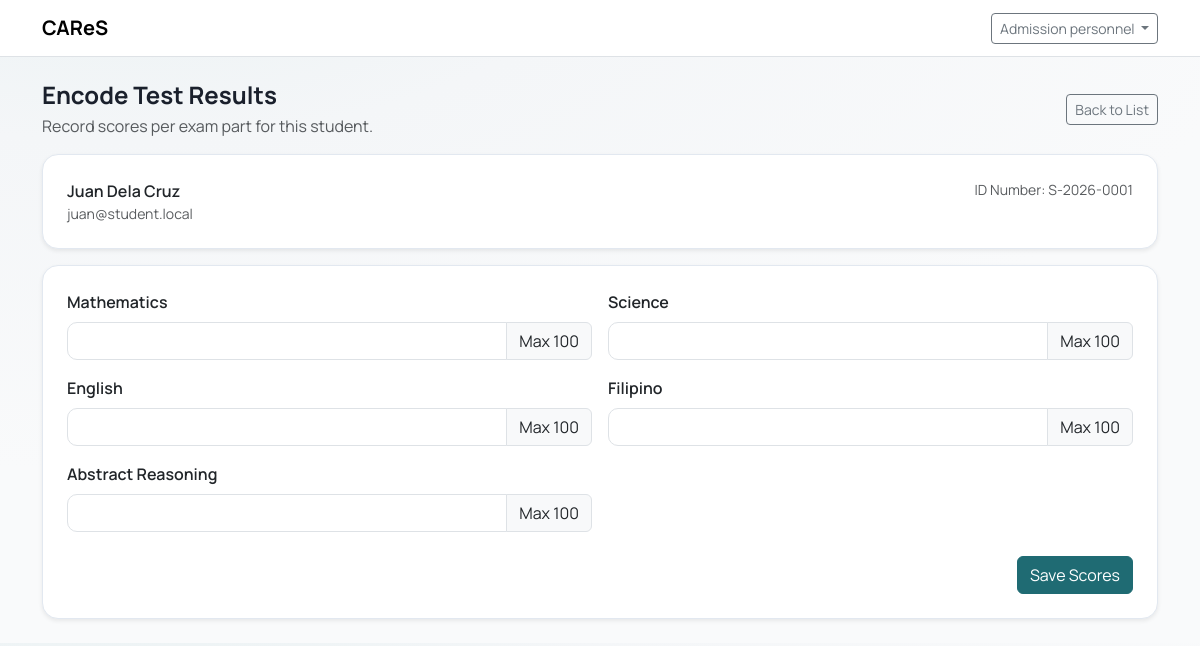
The page /admission/encode/edit?id=1 (signed in) on the database its author committed.
### tables this page shows
CREATE TABLE students (
    id INT UNSIGNED AUTO_INCREMENT PRIMARY KEY,
    id_number VARCHAR(50) NULL,
    name VARCHAR(150) NOT NULL,
    email VARCHAR(150) NOT NULL UNIQUE,
    status ENUM('pending', 'admitted', 'rejected', 'waitlisted') NOT NULL DEFAULT 'pending',
    is_deleted TINYINT(1) NOT NULL DEFAULT 0,
    created_by INT UNSIGNED NULL,
    updated_by INT UNSIGNED NULL,
    created_at TIMESTAMP NOT NULL DEFAULT CURRENT_TIMESTAMP,
    updated_at TIMESTAMP NULL DEFAULT NULL ON UPDATE CURRENT_TIMESTAMP,
    deleted_at DATETIME NULL,
    UNIQUE KEY uk_students_id_number (id_number),
    CHECK (status <> 'admitted' OR id_number IS NOT NULL),
    INDEX idx_students_status (status),
    INDEX idx_students_deleted (is_deleted)
);

CREATE TABLE exam_parts (
    id INT UNSIGNED AUTO_INCREMENT PRIMARY KEY,
    name VARCHAR(100) NOT NULL,
    max_score DECIMAL(6,2) NOT NULL DEFAULT 100.00,
    is_deleted TINYINT(1) NOT NULL DEFAULT 0,
    created_at TIMESTAMP NOT NULL DEFAULT CURRENT_TIMESTAMP,
    updated_at TIMESTAMP NULL DEFAULT NULL ON UPDATE CURRENT_TIMESTAMP,
    deleted_at DATETIME NULL,
    UNIQUE KEY uk_exam_parts_name (name),
    INDEX idx_exam_parts_deleted (is_deleted)
);

### core/View.php (called while the page is built, shortened)
<?php
final class View
{
    public static function render(string $viewPath, array $data = []): void
    {
        require __DIR__ . '/../app/Views/layouts/main.php';
    }
}

### app/Controllers/AdmissionController.php (called while the page is built, shortened)
<?php
final class AdmissionController
{
    public static function editScores(): void
    {
        $id = (int)($_GET['id'] ?? 0);
        $st = Database::pdo()->prepare("SELECT id, id_number, name, email, status FROM students WHERE id = :id AND is_deleted = 0 LIMIT 1");
        $st->execute([':id' => $id]);
        $student = $st->fetch();
        $parts = WeightsService::getExamParts();
        $scoresMap = ScoresService::getStudentScoresMap($id);
        View::render('admission/encode_form', [
            'title' => 'Encode Test Results',
            'student' => $student,
            'parts' => $parts,
            'scoresMap' => $scoresMap,
            'error' => null,
            'success' => flash('success'),
            'mode' => 'encode',
        ]);
    }
}

### core/Router.php (called while the page is built, shortened)
<?php
final class Router
{
    private array $routes = ['GET' => [], 'POST' => []];
    public function get(string $path, callable $handler): void
    {
        $this->routes['GET'][$path] = $handler;
    }
    public function post(string $path, callable $handler): void
    {
        $this->routes['POST'][$path] = $handler;
    }
    public function dispatch(string $method, string $path): void
    {
        $handler = $this->routes[$method][$path] ?? null;
        $handler();
    }
}

### public/index.php (called while the page is built, shortened)
<?php
$router = new Router();
$uri = parse_url($_SERVER['REQUEST_URI'] ?? '/', PHP_URL_PATH) ?: '/';
$path = str_starts_with($uri, BASE_PATH) ? substr($uri, strlen(BASE_PATH)) : $uri;
$path = $path === '' ? '/' : $path;
$method = $_SERVER['REQUEST_METHOD'] ?? 'GET';
$router->get('/', fn() => redirect('/login'));
$router->get('/login', [AuthController::class, 'showLogin']);
$router->post('/login', [AuthController::class, 'login']);
$router->get('/logout', [AuthController::class, 'logout']);
$router->get('/register', [AuthController::class, 'showRegister']);
$router->post('/register', [AuthController::class, 'register']);
$router->get('/verify-email', [AuthController::class, 'showVerifyEmail']);
$router->post('/verify-email', [AuthController::class, 'verifyEmail']);
$router->post('/verify-email/resend', [AuthController::class, 'resendVerifyEmail']);
$router->get('/force-password-change', [AuthController::class, 'showForcePasswordChange']);
$router->post('/force-password-change', [AuthController::class, 'forcePasswordChange']);
$router->get('/forgot-password', [AuthController::class, 'showForgotPassword']);
$router->post('/forgot-password', [AuthController::class, 'forgotPassword']);
$router->get('/reset-password', [AuthController::class, 'showResetPassword']);
$router->post('/reset-password', [AuthController::class, 'resetPassword']);
$router->get('/admin', fn() => redirect('/administrator'));
$router->get('/guidance', fn() => redirect('/admission'));
$router->get('/administrator', [AdminController::class, 'dashboard']);
$router->get('/administrator/accounts', function () {
    RoleMiddleware::requireRole('administrator');
    AccountsController::index();
});
$router->get('/administrator/accounts/create', function () {
    RoleMiddleware::requireRole('administrator');
    AccountsController::create();
});
$router->post('/administrator/accounts/create', function () {
    RoleMiddleware::requireRole('administrator');
    AccountsController::store();
});
$router->get('/administrator/accounts/edit', function () {
    RoleMiddleware::requireRole('administrator');
    AccountsController::edit();
});
$router->post('/administrator/accounts/edit', function () {
    RoleMiddleware::requireRole('administrator');
    AccountsController::update();
});
$router->post('/administrator/accounts/toggle', function () {
    RoleMiddleware::requireRole('administrator');
    AccountsController::toggleActive();
});
$router->post('/administrator/accounts/reset-password', function () {
    RoleMiddleware::requireRole('administrator');
    AccountsController::resetPassword();
});
$router->post('/administrator/accounts/verify', function () {
    RoleMiddleware::requireRole('administrator');
    AccountsController::verify();
});
$router->post('/administrator/accounts/reject', function () {
    RoleMiddleware::requireRole('administrator');
    AccountsController::reject();
});
$router->get('/administrator/matrix', [AdminController::class, 'matrix']);
$router->post('/administrator/matrix', [AdminController::class, 'saveMatrix']);
$router->get('/administrator/scores', [AdminController::class, 'scores']);
$router->get('/administrator/scores/view', [AdminController::class, 'viewScores']);
$router->get('/administrator/results', [AdminController::class, 'results']);
$router->get('/administrator/logs', [AdminController::class, 'logs']);
$router->get('/administrator/reports', [AdminController::class, 'reports']);
$router->get('/administrator/profile', [AdminController::class, 'profile']);
$router->post('/administrator/profile', [AdminController::class, 'updateProfile']);
$router->post('/administrator/profile/password', [AdminController::class, 'updatePassword']);
$router->get('/administrator/students', function () {
    RoleMiddleware::requireRole('administrator');
    AccountsController::students();
});
$router->get('/administrator/students/create', function () {
    RoleMiddleware::requireRole('administrator');
    AccountsController::createStudent();
});
$router->post('/administrator/students/create', function () {
    RoleMiddleware::requireRole('administrator');
    AccountsController::storeStudent();
});
$router->get('/administrator/students/edit', function () {
    RoleMiddleware::requireRole('administrator');
    AccountsController::editStudent();
});
$router->post('/administrator/students/edit', function () {
    RoleMiddleware::requireRole('administrator');
    AccountsController::updateStudent();
});
$router->get('/admission', [AdmissionController::class, 'dashboard']);
$router->get('/admission/encode', [AdmissionController::class, 'encode']);
$router->get('/admission/encode/edit', [AdmissionController::class, 'editScores']);
$router->post('/admission/encode/edit', [AdmissionController::class, 'saveScores']);
$router->get('/admission/results', [AdmissionController::class, 'results']);
$router->get('/admission/storage', [AdmissionController::class, 'storage']);
$router->get('/admission/storage/edit', [AdmissionController::class, 'editStoredScores']);
$router->get('/admission/students', [AdmissionController::class, 'students']);
$router->get('/admission/students/edit', [AdmissionController::class, 'editStudent']);
$router->post('/admission/students/edit', [AdmissionController::class, 'updateStudent']);
$router->dispatch($method, $path);

### core/Helpers.php (called while the page is built, shortened)
<?php
function e(string $value): string
{
    return htmlspecialchars($value, ENT_QUOTES, 'UTF-8');
}

### core/Database.php (called while the page is built, shortened)
<?php
final class Database
{
    private static ?PDO $pdo = null;
    public static function pdo(): PDO
    {
        if (self::$pdo instanceof PDO) {
            return self::$pdo;
        }
        $dsn = sprintf(
            'mysql:host=%s;dbname=%s;charset=%s',
            DB_HOST,
            DB_NAME,
            DB_CHARSET
        );
        $options = [
            PDO::ATTR_ERRMODE            => PDO::ERRMODE_EXCEPTION,
            PDO::ATTR_DEFAULT_FETCH_MODE => PDO::FETCH_ASSOC,
            PDO::ATTR_EMULATE_PREPARES   => false,
        ];
        try {
            self::$pdo = new PDO($dsn, DB_USER, DB_PASS, $options);
            self::$pdo->exec("SET time_zone = '+08:00'");
            return self::$pdo;
        } catch (PDOException $e) {
            if (APP_DEBUG) {
                exit('DB Error: ' . e($e->getMessage()));
            }
            exit('Database connection failed.');
        }
    }
}

### app/Services/WeightsService.php (called while the page is built, shortened)
<?php
final class WeightsService
{
    public static function getExamParts(): array
    {
        $sql = "SELECT id, name, max_score
                FROM exam_parts
                WHERE is_deleted = 0
                ORDER BY id ASC";
        return Database::pdo()->query($sql)->fetchAll();
    }
}

### app/Views/admission/encode_form.php (the view, shortened to what this page needs)
<?php
$mode = (string)($mode ?? 'encode');
?>
<div class="d-flex flex-wrap align-items-center justify-content-between gap-2 mb-3">
  <div>
    <h4 class="fw-bold mb-1">Encode Test Results</h4>
    <p class="text-muted mb-0">Record scores per exam part for this student.</p>
  </div>
  <?php if ($mode === 'edit'): ?>
    <a class="btn btn-outline-secondary btn-sm" href="<?= e(BASE_PATH) ?>/admission/storage">Back to List</a>
  <?php else: ?>
    <a class="btn btn-outline-secondary btn-sm" href="<?= e(BASE_PATH) ?>/admission/encode">Back to List</a>
  <?php endif; ?>
</div>
<div class="card shadow-sm mb-3">
  <div class="card-body">
    <div class="d-flex flex-wrap align-items-start justify-content-between gap-3">
      <div>
        <div class="fw-semibold"><?= e($student['name']) ?></div>
        <div class="text-muted small"><?= e($student['email']) ?></div>
      </div>
      <div class="text-muted small">
        ID Number: <?= e((string)($student['id_number'] ?? 'Not set')) ?>
      </div>
    </div>
  </div>
</div>
<?php if (empty($parts)): ?>
  <div class="alert alert-warning">No exam parts configured.</div>
<?php else: ?>
  <form method="post" action="<?= e(BASE_PATH) ?>/admission/encode/edit">
    <div class="card shadow-sm">
      <div class="card-body">
        <div class="row g-3">
          <?php foreach ($parts as $part): ?>
            <?php
              $partId = (int)$part['id'];
              $maxScore = (float)$part['max_score'];
              $value = $scoresMap[$partId] ?? '';
            ?>
            <div class="col-12 col-md-6">
              <label class="form-label fw-semibold"><?= e($part['name']) ?></label>
              <div class="input-group">
                <input
                  class="form-control"
                  type="number"
                  name="scores[<?= $partId ?>]"
                  min="0"
                  max="<?= e((string)$maxScore) ?>"
                  step="0.01"
                  value="<?= e((string)$value) ?>"
                  required
                >
                <span class="input-group-text">Max <?= e((string)$maxScore) ?></span>
              </div>
            </div>
          <?php endforeach; ?>
        </div>
        <div class="d-flex justify-content-end mt-4">
          <button class="btn btn-primary" type="submit">Save Scores</button>
        </div>
      </div>
    </div>
  </form>
<?php endif; ?>

### public/assets/app.css (style rules this page uses)
:root { --cares-primary: #1f6b73; --cares-primary-600: #17555b; --cares-accent: #f0b56a; --cares-bg: #f4f6f8; --cares-ink: #1a202c; --cares-muted: #5b6673; --cares-border: #e2e8f0; --cares-card: #ffffff; }
body.app-body { font-family: "Manrope", "Segoe UI", system-ui, -apple-system, sans-serif; background: radial-gradient(1200px 600px at 10% -20%, #e8f1f2 0%, #f4f6f8 45%, #f9fafb 100%); color: var(--cares-ink); }
a { color: var(--cares-primary); }
.card { border: 1px solid var(--cares-border); border-radius: 16px; box-shadow: 0 12px 24px rgba(15, 23, 42, 0.08); }
.card .card-body { padding: 1.5rem; }
.btn-primary { background-color: var(--cares-primary); border-color: var(--cares-primary); }
.form-control, .form-select { border-radius: 10px; }

### rows shown on the page
students: name "Juan Dela Cruz", email "juan@student.local", id_number "S-2026-0001"
exam_parts: name "Mathematics", max_score "100"
exam_parts: name "Science", max_score "100"
exam_parts: name "English", max_score "100"
exam_parts: name "Filipino", max_score "100"
exam_parts: name "Abstract Reasoning", max_score "100"

### other values the page prints
APP_NAME "CAReS"
$_SESSION['name'] "Admission personnel"
